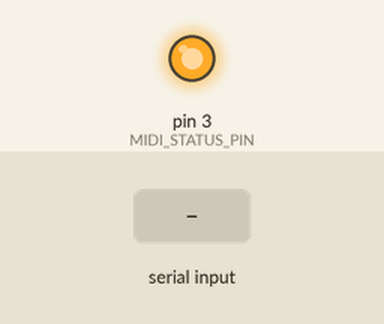
The sketch below on a simulated Arduino Uno, built with avr-gcc and run on an emulated ATmega328P. On the bench: output pins drawn as LEDs (lit = HIGH). Inputs (shaded band) come from the test bench. What the sketch prints to the serial monitor is not drawn.

Above: at 0.1 s.
At 2.9 s:
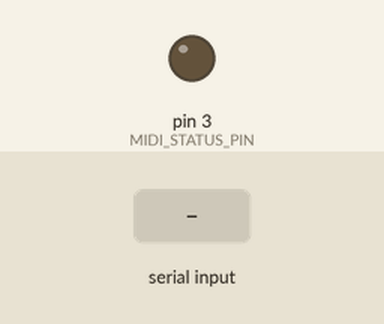
3.0 s: "1" received over the second serial link
Timing chart, 0 to 6.0 s (numbered marks = the images above; inputs shaded):
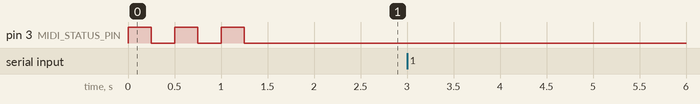

The sketch:

midi-test.ino
```cpp
#include <SPI.h>
#include <Wire.h>
#include <EEPROM.h>
#include <ReceiveOnlySoftwareSerial.h>  //http://gammon.com.au/Arduino/ReceiveOnlySoftwareSerial.zip

// MIDI constants
#define DEFAULT_MIDI_CHANNEL        8           // By default, we listen on MIDI channel 8, unless otherwise specified
#define MIDI_PROGRAM_CHANGE         192         // The number that represents a MIDI PC (Program Change) command
#define MIDI_CONTROL_CHANGE         176         // The number that represents a MIDI CC (Control Change) command

// Atmega 328p PIN definitions
#define MIDI_RECEIVE_PIN            5           // Used to receive data from the MIDI-IN port
#define MIDI_STATUS_PIN       3           // Used to read the state of the footswitch for turning the effect on/off

// Constants used elsewhere
#define MIDI_WAIT_TIME              250         // Delay time to use when starting up the MIDI ReceiveOnlySoftwareSerial channel

// state management
byte expectedMidiChannel = 7;


// Incoming MIDI values
byte midiByte;
byte midiChannel;
byte midiCommand;
byte midiProgramChangeNumberByte;
byte midiControlChangeNumberByte;
byte midiControlChangeValueByte;

// Setup the MIDI serial connection
ReceiveOnlySoftwareSerial midiSerial(MIDI_RECEIVE_PIN);

// Setup function - initialize all pins, libraries, and state variables, as well as start up the MIDI serial connection
void setup() {

  // Setup all LED pins as OUTPUT
  pinMode(MIDI_STATUS_PIN, OUTPUT);

  // blink LED three times on startup - know that it's working
  blinkLed(3);

  Serial.begin(9600);

  // setup ReceiveOnlySoftwareSerial for MIDI control
  midiSerial.begin(31250);
  delay(MIDI_WAIT_TIME); // give MIDI-device a short time to "digest" MIDI messages
}


// Reads the serial MIDI channel and acts on any messages received
void processMidiCommands() {
  if (midiSerial.available() > 0) {

    // read MIDI byte
    midiByte = midiSerial.read();

    // parse channel and command values
    midiChannel = midiByte & B00001111;
    midiCommand = midiByte & B11110000;

    Serial.println("CHANNEL: ");
    Serial.println(midiChannel);
    Serial.println("COMMAND: ");
    Serial.println(midiCommand);

    // Only move forward if the channel is ours
    if (midiChannel == expectedMidiChannel) {

      // process PC and CC commands differently
      if (midiCommand == MIDI_PROGRAM_CHANGE) {

        // read the PC number byte
        midiProgramChangeNumberByte = midiSerial.read();
        Serial.println("PC NUMBER: ");
        Serial.println(midiProgramChangeNumberByte);
        //blinkLed(midiProgramChangeNumberByte);
        // Just blink 3 times for now so we know we got SOME command
        blinkLed(3);
      }
    }
 }
}

void blinkLed(int presetNumber) {
  digitalWrite(MIDI_STATUS_PIN, LOW);

  for (int i = 0; i < presetNumber; i++) {
    digitalWrite(MIDI_STATUS_PIN, HIGH);
    delay(250);

    digitalWrite(MIDI_STATUS_PIN, LOW);
    delay(250);
  }

  digitalWrite(MIDI_STATUS_PIN, LOW);
}


// Standard program loop
void loop() {
  processMidiCommands();
}
```

Measured:
- after the input at 3.0 s, every drawn part: stays the same
